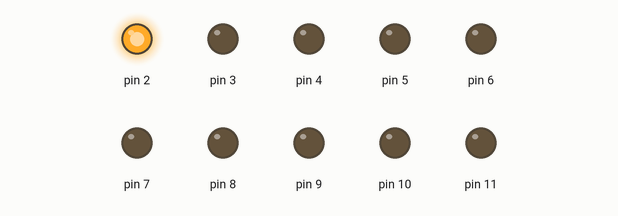
The sketch below on a simulated Arduino Uno, built with avr-gcc and run on an emulated ATmega328P. Shown: output pins drawn as LEDs (lit = HIGH).

Above: at 0.1 s.
At 1.1 s:
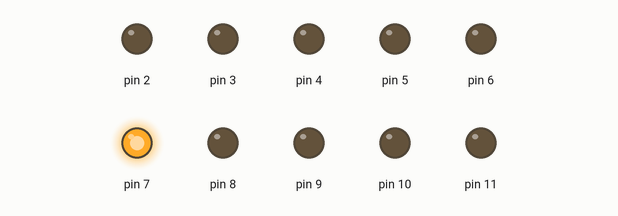
At 1.7 s:
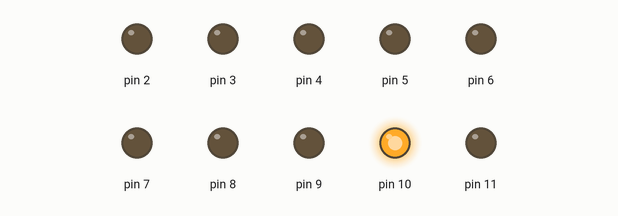
At 2.3 s:
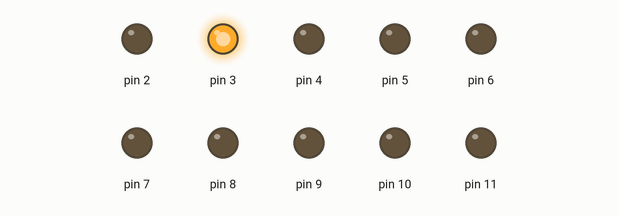
At 3.3 s:
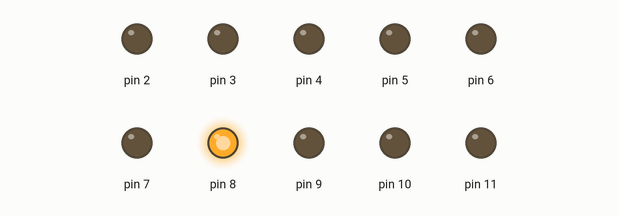
At 4.5 s:
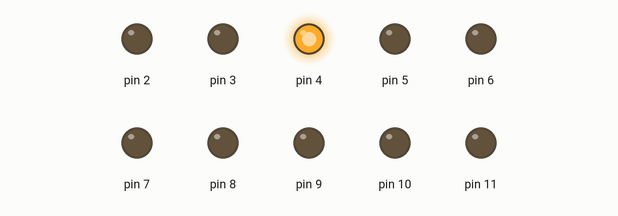
Timing chart, 0 to 4.8 s (numbered marks = the images above):
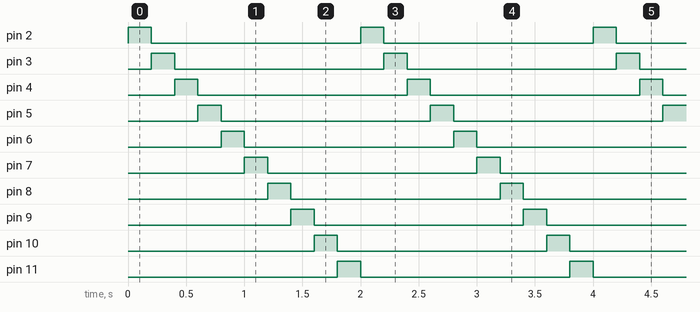

Measured:
- by itself, pin 2–11: alternates HIGH for 0.20 s and LOW for 1.8 s
- by itself, everything shown: repeats every 2.0 s, in 10 steps

The sketch:

bar_graph_running_display.ino
```cpp
/*
  Test 10 segment LED bar graph display unit
  Produces a running display on an LED bar graph

  (c) 2021 Mike Knerr

*/

#define LED_10 11
#define LED_01 2
#define LED_DELAY 200

void setup() {
  //configure pins to LED graph
  for(int i=LED_01; i <= LED_10; i++)
    pinMode(i,OUTPUT);
}


void loop() {
  // keep running the LEDs sequentially until forever
  for(int i=LED_01; i <= LED_10; i++)
    {
    digitalWrite(i,HIGH);
    delay(LED_DELAY);
    digitalWrite(i,LOW);
    }
}
```
